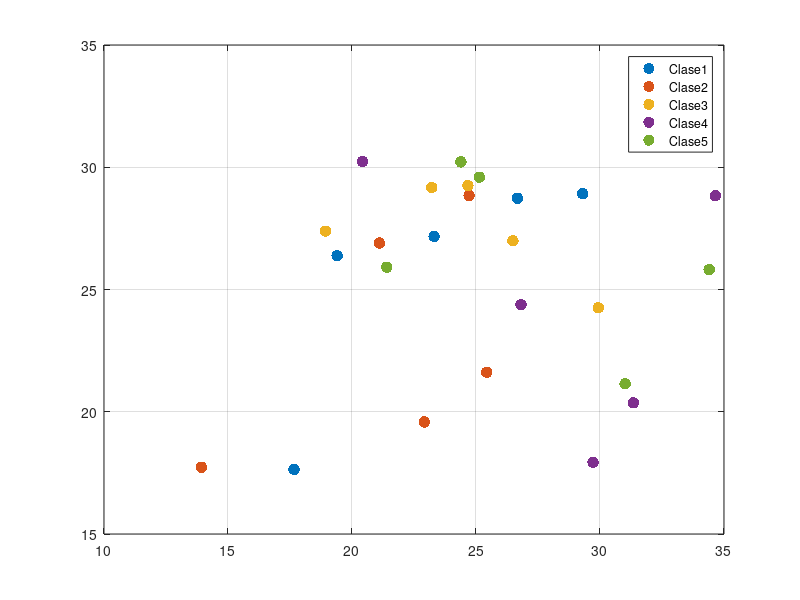

Here is the MATLAB script that generated this plot: (Note: this script raises an error after producing the figure.)
close all
clear all
clc
warning off all

clases = input("No. de clases:");
rep = input("No. de representantes por clase:");
dispX = input("¿Cuanta dispersion quieres en x?");
dispY = input("¿Cuanta dispersion quieres en y?");

media = zeros(1, 2.*clases);
A = zeros(2,rep,clases);


for i = 1:clases
    
    cenX = input("Centro X");
    cenY = input("Centro Y");
    
    cx = (randn(1,rep)+cenX)*dispX;
    cy = (randn(1,rep)+cenY)*dispY;

    w = vertcat(cx,cy);
    A(:,:,i)= w;
    media(i) = mean(cx);
    media(i+clases) = mean(cy);
    
    figure(1)
    plot(cx(1,:),cy(1,:),'.','MarkerSize',25,'DisplayName', strcat('Clase ',num2str(i)))
   
    grid on
    hold on
    legend show
    
end
persona = 0;
bandera = 'S';
while bandera == 'S'
    persona = persona + 1;
    ux = input('Ingrese X de la nueva persona: ');
    uy = input('Ingrese Y de la nueva persona: ');
    distancia = input('¿Que criterio de desiciones quieres? \n 1.Mahalanobi \n 2.Euclideana \n 3.Maxima Probabilidad');
    
    text(ux,uy,cellstr(num2str(persona)),'FontSize',15);
    if distancia == 1 %%%%%%%%%%%%%%%%%Distancia mahalanobi
        [valor,dism] = Mahalanobi(ux,uy,media,A,clases);
        fprintf("Pertenece a la facultad: %d\n",valor);
    elseif distancia == 2          %%%%%%%%%%%%%%%%%%%%%%%%%%%Distancia euclideana
        [valor,dise]=Euclideana(ux,uy,media,clases);
        fprintf("Pertenece a la facultad: %d\n",valor);
    else
        [valor,dism] = MaximaProbabilidad(ux,uy,media,A,clases);
        if valor >0
            fprintf("Pertenece a la facultad: %d\n",valor);
        else
            fprintf("Valor muy lejos elije otra");
        end
    end
    
    prompt = "\nQuisiera ingresar otro? S/N: ";
    bandera = input(prompt,"s");
end


fprintf("Matriz de confusion");
matrizConfusionMaha = zeros(clases,clases);
matrizConfusionEuclideana = zeros(clases,clases);
matrizConfusionMaxProba = zeros(clases,clases);
%pruebasPorClase = round(rep*0.1);
pruebasPorClase = round(rep);
pruebas = zeros(4,pruebasPorClase*clases);

for i = 1:clases
    for j = 1:pruebasPorClase
        pruebas(1, j+(i-1)*pruebasPorClase) = i;
        [pruebas(2, j+(i-1)*pruebasPorClase),rand]= Mahalanobi(A(1,j,i),A(2,j,i),media,A,clases);
        [pruebas(3, j+(i-1)*pruebasPorClase),rand]= Euclideana(A(1,j,i),A(2,j,i),media,clases);
        [pruebas(4, j+(i-1)*pruebasPorClase),rand]= MaximaProbabilidad(A(1,j,i),A(2,j,i),media,A,clases);
    end
end

for i=1:pruebasPorClase*clases
    matrizConfusionMaha(pruebas(1,i), pruebas(2,i)) = matrizConfusionMaha(pruebas(1,i), pruebas(2,i))+1;
    matrizConfusionEuclideana(pruebas(1,i), pruebas(3,i)) = matrizConfusionEuclideana(pruebas(1,i), pruebas(3,i))+1;
    matrizConfusionMaxProba(pruebas(1,i), pruebas(4,i)) = matrizConfusionMaxProba(pruebas(1,i), pruebas(4,i))+1;
end

lineaprinmaha=0;
lineaprinEuclideana=0;
lineaprinMaxProb=0;

porclasemaha = zeros(clases);
porclaseeuclide = zeros(clases);
porclaseMaxProb = zeros(clases);

for i=1:clases
    lineaprinEuclideana = lineaprinEuclideana + matrizConfusionEuclideana(i,i);
    lineaprinmaha = lineaprinmaha + matrizConfusionMaha(i,i);
    lineaprinMaxProb = lineaprinMaxProb + matrizConfusionMaxProba(i,i);
    
    porclaseeuclide(i) = (matrizConfusionEuclideana(i,i)*100)/rep;
    porclasemaha(i)= (matrizConfusionMaha(i,i)*100)/rep;
    porclaseMaxProb(i) =(matrizConfusionMaxProba(i,i)*100)/rep;
end

acuracymaha= (lineaprinmaha*100)/(rep*clases);
acuracyeuclideana= (lineaprinEuclideana*100)/(rep*clases);
acuracyMaxProb = (lineaprinMaxProb*100)/(rep*clases);

fprintf("Matriz de confusion de Mahalanobi")
matrizConfusionMaha
fprintf("presion de ");
acuracymaha
porclasemaha

fprintf("Matriz de confusion de Euclideana")
matrizConfusionEuclideana
fprintf("con precision de");
acuracyeuclideana
porclaseeuclide

fprintf("Matriz de confusion de Maxima Probabilidad")
matrizConfusionMaxProba
fprintf("con precision de");
acuracyMaxProb
porclaseMaxProb


disp('fin de proceso...')

function [valor,distm] = Mahalanobi(ux,uy,media,A,clases)
    distm = zeros(1,clases);
    for i = 1:clases
         uxmedia = ux-media(i);
         uymedia=uy-media(i+clases);
         matrizper= horzcat(uxmedia,uymedia);
         covarianza = cov(A(:,:,i)','omitrows');
         distm(i)= matrizper*covarianza*matrizper';  
     end
    minimo=min(min(distm));
    valor=find(distm==minimo);
end


function [valor,diste] = Euclideana(ux,uy,media,clases)
    diste= zeros(1,clases);
    for i = 1:clases
        diste(i) = sqrt((ux-media(i))^2 + (uy-media(i+clases))^2);
    end
    minimo=min(min(diste));
    valor=find(diste==minimo);
end

function [valor, prob] = MaximaProbabilidad(ux,uy,media,A,clases)
    probabilidades = zeros(1,clases);
    prob = zeros(1,clases);
    sumaa =0;
    for i = 1:clases
         uxmedia = ux-media(i);
         uymedia = uy-media(i+clases);
         matrizper = horzcat(uxmedia,uymedia);
         covarianzatraspuesta= cov(A(:,:,i)','omitrows');
         covarianza = cov(A(:,:,i)','omitrows');
         determinante = (det(covarianza))^(1/2);
         disMaha= matrizper*covarianzatraspuesta*matrizper'; 
         probabilidades(i) = (1/(((2*pi)^(clases/2))*determinante))* (exp((-1/2)*disMaha));
         sumaa = sumaa + probabilidades(i); 
    end
     for i = 1:clases
         prob(i) = (probabilidades(i)/sumaa)*100;
     end
   maximo =max(max(prob));
    valor = find(prob==maximo);
end